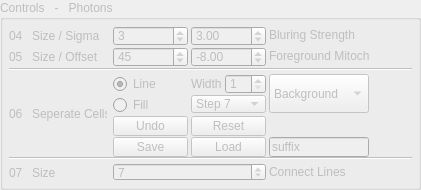
     <widget class="QGroupBox" name="groupBox_Photons_Controls">
      <property name="enabled">
       <bool>false</bool>
      </property>
      <property name="sizePolicy">
       <sizepolicy hsizetype="Preferred" vsizetype="Fixed">
        <horstretch>1</horstretch>
        <verstretch>1</verstretch>
       </sizepolicy>
      </property>
      <property name="minimumSize">
       <size>
        <width>400</width>
        <height>190</height>
       </size>
      </property>
      <property name="maximumSize">
       <size>
        <width>16777215</width>
        <height>190</height>
       </size>
      </property>
      <property name="title">
       <string>Controls   -   Photons</string>
      </property>
      <layout class="QGridLayout" name="gridLayout_3">
       <property name="leftMargin">
        <number>6</number>
       </property>
       <property name="topMargin">
        <number>6</number>
       </property>
       <property name="rightMargin">
        <number>6</number>
       </property>
       <property name="bottomMargin">
        <number>6</number>
       </property>
       <property name="spacing">
        <number>3</number>
       </property>
       <item row="8" column="3" colspan="2">
        <widget class="QSpinBox" name="spinBox_PhoCon_EdgCon_Size">
         <property name="enabled">
          <bool>false</bool>
         </property>
         <property name="minimum">
          <number>1</number>
         </property>
         <property name="maximum">
          <number>1000000</number>
         </property>
         <property name="singleStep">
          <number>2</number>
         </property>
         <property name="value">
          <number>7</number>
         </property>
        </widget>
       </item>
       <item row="0" column="5" colspan="2">
        <widget class="QLabel" name="label_PhoCon_Blur_Description">
         <property name="maximumSize">
          <size>
           <width>100</width>
           <height>16777215</height>
          </size>
         </property>
         <property name="text">
          <string>Bluring Strength</string>
         </property>
        </widget>
       </item>
       <item row="2" column="0" colspan="7">
        <widget class="Line" name="line_PhoCon_1">
         <property name="orientation">
          <enum>Qt::Horizontal</enum>
         </property>
        </widget>
       </item>
       <item row="7" column="0" colspan="7">
        <widget class="Line" name="line_PhoCon_2">
         <property name="orientation">
          <enum>Qt::Horizontal</enum>
         </property>
        </widget>
       </item>
       <item row="8" column="5" colspan="2">
        <widget class="QLabel" name="label_PhoCon_EdgCon_Desciption">
         <property name="maximumSize">
          <size>
           <width>100</width>
           <height>16777215</height>
          </size>
         </property>
         <property name="text">
          <string>Connect Lines</string>
         </property>
        </widget>
       </item>
       <item row="3" column="1" rowspan="4">
        <widget class="QLabel" name="label_PhoCon_Paint_Title">
         <property name="sizePolicy">
          <sizepolicy hsizetype="Fixed" vsizetype="Fixed">
           <horstretch>0</horstretch>
           <verstretch>0</verstretch>
          </sizepolicy>
         </property>
         <property name="minimumSize">
          <size>
           <width>75</width>
           <height>20</height>
          </size>
         </property>
         <property name="maximumSize">
          <size>
           <width>75</width>
           <height>20</height>
          </size>
         </property>
         <property name="text">
          <string>Seperate Cells</string>
         </property>
        </widget>
       </item>
       <item row="3" column="0" rowspan="4">
        <widget class="QLabel" name="label_PhoCon_Paint_Pos">
         <property name="sizePolicy">
          <sizepolicy hsizetype="Fixed" vsizetype="Fixed">
           <horstretch>0</horstretch>
           <verstretch>0</verstretch>
          </sizepolicy>
         </property>
         <property name="minimumSize">
          <size>
           <width>20</width>
           <height>20</height>
          </size>
         </property>
         <property name="maximumSize">
          <size>
           <width>20</width>
           <height>20</height>
          </size>
         </property>
         <property name="text">
          <string>06</string>
         </property>
        </widget>
       </item>
       <item row="6" column="4">
        <widget class="QPushButton" name="pushButton_PhoCon_Paint_Load">
         <property name="sizePolicy">
          <sizepolicy hsizetype="Fixed" vsizetype="Fixed">
           <horstretch>0</horstretch>
           <verstretch>0</verstretch>
          </sizepolicy>
         </property>
         <property name="minimumSize">
          <size>
           <width>75</width>
           <height>20</height>
          </size>
         </property>
         <property name="maximumSize">
          <size>
           <width>75</width>
           <height>20</height>
          </size>
         </property>
         <property name="text">
          <string>Load</string>
         </property>
        </widget>
       </item>
       <item row="6" column="3">
        <widget class="QPushButton" name="pushButton_PhoCon_Paint_Save">
         <property name="sizePolicy">
          <sizepolicy hsizetype="Fixed" vsizetype="Fixed">
           <horstretch>0</horstretch>
           <verstretch>0</verstretch>
          </sizepolicy>
         </property>
         <property name="minimumSize">
          <size>
           <width>75</width>
           <height>20</height>
          </size>
         </property>
         <property name="maximumSize">
          <size>
           <width>75</width>
           <height>20</height>
          </size>
         </property>
         <property name="text">
          <string>Save</string>
         </property>
        </widget>
       </item>
       <item row="5" column="3">
        <widget class="QPushButton" name="pushButton_PhoCon_Paint_Undo">
         <property name="sizePolicy">
          <sizepolicy hsizetype="Fixed" vsizetype="Fixed">
           <horstretch>0</horstretch>
           <verstretch>0</verstretch>
          </sizepolicy>
         </property>
         <property name="minimumSize">
          <size>
           <width>75</width>
           <height>20</height>
          </size>
         </property>
         <property name="maximumSize">
          <size>
           <width>75</width>
           <height>20</height>
          </size>
         </property>
         <property name="text">
          <string>Undo</string>
         </property>
        </widget>
       </item>
       <item row="5" column="4">
        <widget class="QPushButton" name="pushButton_PhoCon_Paint_Reset">
         <property name="sizePolicy">
          <sizepolicy hsizetype="Fixed" vsizetype="Fixed">
           <horstretch>0</horstretch>
           <verstretch>0</verstretch>
          </sizepolicy>
         </property>
         <property name="minimumSize">
          <size>
           <width>75</width>
           <height>20</height>
          </size>
         </property>
         <property name="maximumSize">
          <size>
           <width>75</width>
           <height>20</height>
          </size>
         </property>
         <property name="text">
          <string>Reset</string>
         </property>
        </widget>
       </item>
       <item row="3" column="6" rowspan="3">
        <spacer name="horizontalSpacer">
         <property name="orientation">
          <enum>Qt::Horizontal</enum>
         </property>
         <property name="sizeType">
          <enum>QSizePolicy::Preferred</enum>
         </property>
         <property name="sizeHint" stdset="0">
          <size>
           <width>40</width>
           <height>20</height>
          </size>
         </property>
        </spacer>
       </item>
       <item row="6" column="5">
        <widget class="QLineEdit" name="lineEdit_PhoCon_Preset">
         <property name="sizePolicy">
          <sizepolicy hsizetype="Maximum" vsizetype="Fixed">
           <horstretch>0</horstretch>
           <verstretch>0</verstretch>
          </sizepolicy>
         </property>
         <property name="minimumSize">
          <size>
           <width>100</width>
           <height>20</height>
          </size>
         </property>
         <property name="maximumSize">
          <size>
           <width>100</width>
           <height>20</height>
          </size>
         </property>
         <property name="text">
          <string>suffix</string>
         </property>
         <property name="dragEnabled">
          <bool>false</bool>
         </property>
         <property name="readOnly">
          <bool>false</bool>
         </property>
         <property name="clearButtonEnabled">
          <bool>false</bool>
         </property>
        </widget>
       </item>
       <item row="9" column="0" colspan="7">
        <spacer name="verticalSpacer_PhoCon">
         <property name="orientation">
          <enum>Qt::Vertical</enum>
         </property>
         <property name="sizeType">
          <enum>QSizePolicy::Expanding</enum>
         </property>
         <property name="sizeHint" stdset="0">
          <size>
           <width>20</width>
           <height>40</height>
          </size>
         </property>
        </spacer>
       </item>
       <item row="1" column="4">
        <widget class="QDoubleSpinBox" name="doubleSpinBox_PhoCon_Thres_Offset">
         <property name="sizePolicy">
          <sizepolicy hsizetype="Fixed" vsizetype="Fixed">
           <horstretch>0</horstretch>
           <verstretch>0</verstretch>
          </sizepolicy>
         </property>
         <property name="minimumSize">
          <size>
           <width>75</width>
           <height>20</height>
          </size>
         </property>
         <property name="maximumSize">
          <size>
           <width>75</width>
           <height>20</height>
          </size>
         </property>
         <property name="minimum">
          <double>-256.000000000000000</double>
         </property>
         <property name="maximum">
          <double>255.000000000000000</double>
         </property>
         <property name="value">
          <double>-8.000000000000000</double>
         </property>
        </widget>
       </item>
       <item row="1" column="3">
        <widget class="QSpinBox" name="spinBox_PhoCon_Thres_Size">
         <property name="sizePolicy">
          <sizepolicy hsizetype="Fixed" vsizetype="Fixed">
           <horstretch>0</horstretch>
           <verstretch>0</verstretch>
          </sizepolicy>
         </property>
         <property name="minimumSize">
          <size>
           <width>75</width>
           <height>20</height>
          </size>
         </property>
         <property name="maximumSize">
          <size>
           <width>75</width>
           <height>20</height>
          </size>
         </property>
         <property name="minimum">
          <number>3</number>
         </property>
         <property name="maximum">
          <number>100003</number>
         </property>
         <property name="singleStep">
          <number>2</number>
         </property>
         <property name="value">
          <number>45</number>
         </property>
        </widget>
       </item>
       <item row="1" column="0">
        <widget class="QLabel" name="label_PhoCon_Thres_Pos">
         <property name="sizePolicy">
          <sizepolicy hsizetype="Fixed" vsizetype="Fixed">
           <horstretch>0</horstretch>
           <verstretch>0</verstretch>
          </sizepolicy>
         </property>
         <property name="minimumSize">
          <size>
           <width>20</width>
           <height>20</height>
          </size>
         </property>
         <property name="maximumSize">
          <size>
           <width>20</width>
           <height>20</height>
          </size>
         </property>
         <property name="text">
          <string>05</string>
         </property>
        </widget>
       </item>
       <item row="0" column="0">
        <widget class="QLabel" name="label_PhoCon_Blur_Pos">
         <property name="sizePolicy">
          <sizepolicy hsizetype="Fixed" vsizetype="Fixed">
           <horstretch>0</horstretch>
           <verstretch>0</verstretch>
          </sizepolicy>
         </property>
         <property name="minimumSize">
          <size>
           <width>20</width>
           <height>20</height>
          </size>
         </property>
         <property name="maximumSize">
          <size>
           <width>20</width>
           <height>20</height>
          </size>
         </property>
         <property name="text">
          <string>04</string>
         </property>
        </widget>
       </item>
       <item row="1" column="1" colspan="2">
        <widget class="QLabel" name="label_PhoCon_Thres_Title">
         <property name="sizePolicy">
          <sizepolicy hsizetype="Fixed" vsizetype="Fixed">
           <horstretch>0</horstretch>
           <verstretch>0</verstretch>
          </sizepolicy>
         </property>
         <property name="minimumSize">
          <size>
           <width>75</width>
           <height>20</height>
          </size>
         </property>
         <property name="maximumSize">
          <size>
           <width>75</width>
           <height>20</height>
          </size>
         </property>
         <property name="text">
          <string>Size / Offset</string>
         </property>
        </widget>
       </item>
       <item row="0" column="4">
        <widget class="QDoubleSpinBox" name="doubleSpinBox_PhoCon_Blur_Sigma">
         <property name="sizePolicy">
          <sizepolicy hsizetype="Fixed" vsizetype="Fixed">
           <horstretch>0</horstretch>
           <verstretch>0</verstretch>
          </sizepolicy>
         </property>
         <property name="minimumSize">
          <size>
           <width>75</width>
           <height>20</height>
          </size>
         </property>
         <property name="maximumSize">
          <size>
           <width>75</width>
           <height>20</height>
          </size>
         </property>
         <property name="decimals">
          <number>2</number>
         </property>
         <property name="maximum">
          <double>1000000.000000000000000</double>
         </property>
         <property name="value">
          <double>3.000000000000000</double>
         </property>
        </widget>
       </item>
       <item row="0" column="1" colspan="2">
        <widget class="QLabel" name="label_PhoCon_Blur_Title">
         <property name="sizePolicy">
          <sizepolicy hsizetype="Fixed" vsizetype="Fixed">
           <horstretch>0</horstretch>
           <verstretch>0</verstretch>
          </sizepolicy>
         </property>
         <property name="minimumSize">
          <size>
           <width>75</width>
           <height>20</height>
          </size>
         </property>
         <property name="maximumSize">
          <size>
           <width>75</width>
           <height>20</height>
          </size>
         </property>
         <property name="text">
          <string>Size / Sigma</string>
         </property>
        </widget>
       </item>
       <item row="3" column="3">
        <widget class="QRadioButton" name="radioButton_PhoCon_Paint_Line">
         <property name="sizePolicy">
          <sizepolicy hsizetype="Fixed" vsizetype="Fixed">
           <horstretch>0</horstretch>
           <verstretch>0</verstretch>
          </sizepolicy>
         </property>
         <property name="minimumSize">
          <size>
           <width>75</width>
           <height>20</height>
          </size>
         </property>
         <property name="maximumSize">
          <size>
           <width>75</width>
           <height>20</height>
          </size>
         </property>
         <property name="text">
          <string>Line</string>
         </property>
         <property name="checked">
          <bool>true</bool>
         </property>
        </widget>
       </item>
       <item row="8" column="0">
        <widget class="QLabel" name="label_PhoCon_EdgCon_Pos">
         <property name="sizePolicy">
          <sizepolicy hsizetype="Fixed" vsizetype="Fixed">
           <horstretch>0</horstretch>
           <verstretch>0</verstretch>
          </sizepolicy>
         </property>
         <property name="minimumSize">
          <size>
           <width>20</width>
           <height>20</height>
          </size>
         </property>
         <property name="maximumSize">
          <size>
           <width>20</width>
           <height>20</height>
          </size>
         </property>
         <property name="text">
          <string>07</string>
         </property>
        </widget>
       </item>
       <item row="8" column="1" colspan="2">
        <widget class="QLabel" name="label_PhoCon_EdgCon_Title">
         <property name="sizePolicy">
          <sizepolicy hsizetype="Fixed" vsizetype="Fixed">
           <horstretch>0</horstretch>
           <verstretch>0</verstretch>
          </sizepolicy>
         </property>
         <property name="minimumSize">
          <size>
           <width>75</width>
           <height>20</height>
          </size>
         </property>
         <property name="maximumSize">
          <size>
           <width>75</width>
           <height>20</height>
          </size>
         </property>
         <property name="text">
          <string>Size</string>
         </property>
        </widget>
       </item>
       <item row="0" column="3">
        <widget class="QSpinBox" name="spinBox_PhoCon_Blur_Size">
         <property name="sizePolicy">
          <sizepolicy hsizetype="Fixed" vsizetype="Fixed">
           <horstretch>0</horstretch>
           <verstretch>0</verstretch>
          </sizepolicy>
         </property>
         <property name="minimumSize">
          <size>
           <width>75</width>
           <height>20</height>
          </size>
         </property>
         <property name="maximumSize">
          <size>
           <width>75</width>
           <height>20</height>
          </size>
         </property>
         <property name="suffix">
          <string/>
         </property>
         <property name="minimum">
          <number>1</number>
         </property>
         <property name="maximum">
          <number>100003</number>
         </property>
         <property name="singleStep">
          <number>2</number>
         </property>
         <property name="value">
          <number>3</number>
         </property>
        </widget>
       </item>
       <item row="4" column="3">
        <widget class="QRadioButton" name="radioButton_PhoCon_Paint_Fill">
         <property name="sizePolicy">
          <sizepolicy hsizetype="Fixed" vsizetype="Fixed">
           <horstretch>0</horstretch>
           <verstretch>0</verstretch>
          </sizepolicy>
         </property>
         <property name="minimumSize">
          <size>
           <width>75</width>
           <height>20</height>
          </size>
         </property>
         <property name="maximumSize">
          <size>
           <width>75</width>
           <height>20</height>
          </size>
         </property>
         <property name="text">
          <string>Fill</string>
         </property>
        </widget>
       </item>
       <item row="3" column="5" rowspan="2">
        <widget class="QComboBox" name="comboBox_PhoCon_Paint_Color">
         <property name="sizePolicy">
          <sizepolicy hsizetype="Preferred" vsizetype="Preferred">
           <horstretch>0</horstretch>
           <verstretch>0</verstretch>
          </sizepolicy>
         </property>
         <property name="minimumSize">
          <size>
           <width>100</width>
           <height>0</height>
          </size>
         </property>
         <property name="maximumSize">
          <size>
           <width>100</width>
           <height>16777215</height>
          </size>
         </property>
         <item>
          <property name="text">
           <string>Background</string>
          </property>
         </item>
         <item>
          <property name="text">
           <string>Foreground</string>
          </property>
         </item>
        </widget>
       </item>
       <item row="4" column="4">
        <widget class="QComboBox" name="comboBox_PhoCon_Paint_FillStep">
         <property name="enabled">
          <bool>false</bool>
         </property>
         <property name="minimumSize">
          <size>
           <width>75</width>
           <height>0</height>
          </size>
         </property>
         <property name="maximumSize">
          <size>
           <width>75</width>
           <height>16777215</height>
          </size>
         </property>
         <item>
          <property name="text">
           <string>Step 7</string>
          </property>
         </item>
         <item>
          <property name="text">
           <string>Step 6</string>
          </property>
         </item>
        </widget>
       </item>
       <item row="3" column="4">
        <layout class="QHBoxLayout" name="horizontalLayout_PhoCon_Paint_Thick">
         <item>
          <widget class="QLabel" name="label_PhoCon_Paint_Thick">
           <property name="sizePolicy">
            <sizepolicy hsizetype="Maximum" vsizetype="Preferred">
             <horstretch>0</horstretch>
             <verstretch>0</verstretch>
            </sizepolicy>
           </property>
           <property name="minimumSize">
            <size>
             <width>0</width>
             <height>20</height>
            </size>
           </property>
           <property name="maximumSize">
            <size>
             <width>47</width>
             <height>20</height>
            </size>
           </property>
           <property name="text">
            <string>Width</string>
           </property>
          </widget>
         </item>
         <item>
          <widget class="QSpinBox" name="spinBox_PhoCon_Paint_Thick">
           <property name="sizePolicy">
            <sizepolicy hsizetype="Maximum" vsizetype="Fixed">
             <horstretch>0</horstretch>
             <verstretch>0</verstretch>
            </sizepolicy>
           </property>
           <property name="minimumSize">
            <size>
             <width>0</width>
             <height>20</height>
            </size>
           </property>
           <property name="maximumSize">
            <size>
             <width>46</width>
             <height>20</height>
            </size>
           </property>
           <property name="minimum">
            <number>1</number>
           </property>
           <property name="maximum">
            <number>99</number>
           </property>
          </widget>
         </item>
        </layout>
       </item>
       <item row="1" column="5" colspan="2">
        <widget class="QLabel" name="label_PhoCon_Thres_Description">
         <property name="maximumSize">
          <size>
           <width>100</width>
           <height>16777215</height>
          </size>
         </property>
         <property name="text">
          <string>Foreground Mitoch.</string>
         </property>
        </widget>
       </item>
      </layout>
     </widget>
